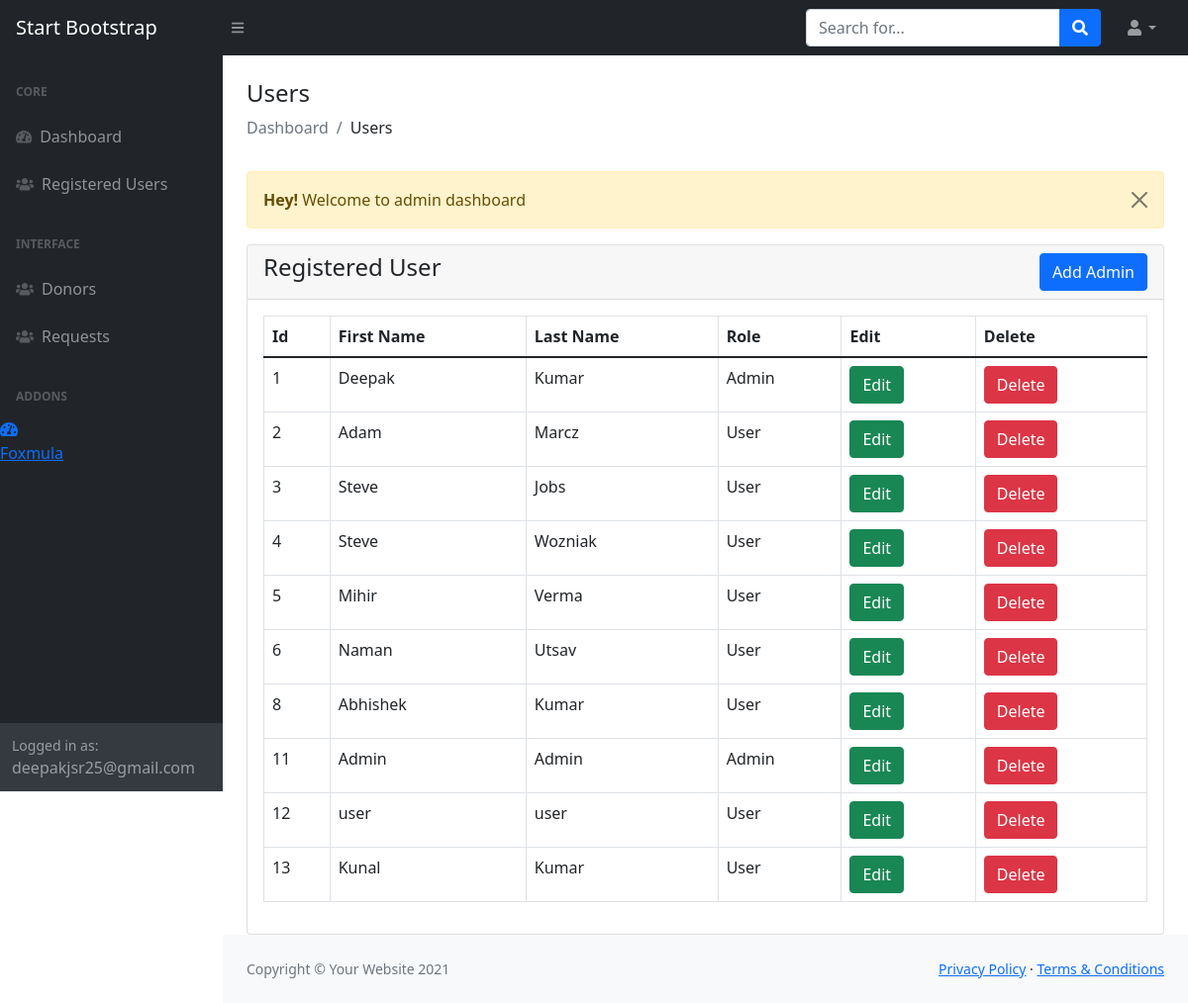
Screenshot of /admin/view-register.php (signed in) with the database file from the repository.
### tables this page shows
CREATE TABLE `users` (
  `id` int(11) NOT NULL,
  `fname` varchar(12) NOT NULL,
  `lname` varchar(12) NOT NULL,
  `username` varchar(50) NOT NULL,
  `password` varchar(50) NOT NULL,
  `created_at` datetime NOT NULL DEFAULT current_timestamp() ON UPDATE current_timestamp(),
  `role_as` tinyint(4) NOT NULL DEFAULT 0,
  `status` tinyint(1) NOT NULL DEFAULT 0
);

### admin/view-register.php (the view)
<?php
include('authentication.php');
include('includes/header.php');
?>
<div class="container-fluid px-4">
    <h4 class="mt-4">Users</h4>
    <ol class="breadcrumb mb-4">
        <li class="breadcrumb-item active">Dashboard</li>
        <li class="breadcrumb-item">Users</li>
    </ol>
    <div class="row">
        <div class="col-md-12">
            <?php include('message.php') ?>
            <div class="card">
                <div class="card-header">
                    <h4>Registered User
                        <a href="add-register.php" class="btn btn-primary float-end">Add Admin</a>
                    </h4>
                </div>
                <div class="card-body">
                    <table class="table table-bordered">
                        <thead>
                            <tr>
                                <th>Id</th>
                                <th>First Name</th>
                                <th>Last Name</th>
                                <th>Role</th>
                                <th>Edit</th>
                                <th>Delete</th>
                            </tr>
                        </thead>
                        <tbody>
                            <?php
                            $query = "SELECT * FROM users";
                            $query_run = mysqli_query($conn, $query);
                            if (mysqli_num_rows($query_run) > 0) {
                                foreach ($query_run as $row) {
                            ?>
                                    <tr>
                                        <td><?= $row['id']; ?></td>
                                        <td><?= $row['fname']; ?></td>
                                        <td><?= $row['lname']; ?></td>
                                        <td>
                                            <?php
                                            if ($row['role_as'] == '1') {
                                                echo 'Admin';
                                            } elseif ($row['role_as'] == '0') {
                                                echo 'User';
                                            }
                                            ?>
                                        </td>
                                        <td><a href="edit-register.php?id=<?= $row['id']; ?>" class="btn btn-success">Edit</a></td>
                                        <td>
                                            <form action="update-user.php" method="post">
                                                <button type="submit" name="delete_user" value="<?= $row['id']; ?>" class="btn btn-danger">Delete</button>
                                            </form>
                                        </td>
                                    </tr>
                                <?php
                                }
                            } else {
                                ?>
                                <td colspan="6">No Record Found</td>
                            <?php
                            }
                            ?>
                        </tbody>
                    </table>
                </div>
            </div>
        </div>
    </div>
    <?php
    include('includes/footer.php');
    include('includes/scripts.php');
    ?>

### admin/includes/header.php (shortened to what this page needs)
<!DOCTYPE html>
<html lang="en">
<head>
    <link href="https://cdn.jsdelivr.net/npm/simple-datatables@latest/dist/style.css" rel="stylesheet" />
    <link href="css/styles.css" rel="stylesheet" />
</head>
<body class="sb-nav-fixed">
    <?php include('includes/navbar-top.php'); ?>
    <div id="layoutSidenav">
        <?php include('includes/sidebar.php'); ?>
        <div id="layoutSidenav_content">
                <main>

### admin/includes/navbar-top.php (shortened to what this page needs)
<nav class="sb-topnav navbar navbar-expand navbar-dark bg-dark">
    <a class="navbar-brand ps-3" href="index.html">Start Bootstrap</a>
    <button class="btn btn-link btn-sm order-1 order-lg-0 me-4 me-lg-0" id="sidebarToggle" href="#!"><i class="fas fa-bars"></i></button>
    <form class="d-none d-md-inline-block form-inline ms-auto me-0 me-md-3 my-2 my-md-0">
        <div class="input-group">
            <input class="form-control" type="text" placeholder="Search for..." aria-label="Search for..." aria-describedby="btnNavbarSearch" />
            <button class="btn btn-primary" id="btnNavbarSearch" type="button"><i class="fas fa-search"></i></button>
        </div>
    </form>
    <ul class="navbar-nav ms-auto ms-md-0 me-3 me-lg-4">
        <li class="nav-item dropdown">
            <a class="nav-link dropdown-toggle" id="navbarDropdown" href="#" role="button" data-bs-toggle="dropdown" aria-expanded="false"><i class="fas fa-user fa-fw"></i></a>
        </li>
    </ul>
</nav>

### admin/includes/sidebar.php (shortened to what this page needs)
<div id="layoutSidenav_nav">
    <nav class="sb-sidenav accordion sb-sidenav-dark" id="sidenavAccordion">
        <div class="sb-sidenav-menu">
            <div class="nav">
                <div class="sb-sidenav-menu-heading">Core</div>
                <a class="nav-link" href="index.php">
                    <div class="sb-nav-link-icon"><i class="fas fa-tachometer-alt"></i></div>
                    Dashboard
                </a>
                <a class="nav-link" href="view-register.php">
                    <div class="sb-nav-link-icon"><i class="fas fa-users"></i></div>
                    Registered Users
                </a>
                <div class="sb-sidenav-menu-heading">Interface</div>
                <a class="nav-link" href="view-donors.php">
                    <div class="sb-nav-link-icon"><i class="fas fa-users"></i></div>
                    Donors
                </a>
                <a class="nav-link" href="view-requests.php">
                    <div class="sb-nav-link-icon"><i class="fas fa-users"></i></div>
                    Requests
                </a>
                <div class="sb-sidenav-menu-heading">Addons</div>
                <a class="addon" href="index.php">
                    <div class="addon-icon"><i class="fas fa-tachometer-alt"></i></div>
                    Foxmula
                </a>
            </div>
        </div>
        <div class="sb-sidenav-footer">
            <div class="small">Logged in as:</div>
            <?= $_SESSION['auth_user']['user_name']; ?>
        </div>
    </nav>
</div>

### admin/message.php (shortened to what this page needs)
<?php
if (isset($_SESSION['message'])) {
?>
    <div class="alert alert-warning alert-dismissible fade show" role="alert">
        <strong>Hey! </strong> <?= $_SESSION['message'];   ?>
        <button type="button" class="btn-close" data-bs-dismiss="alert" aria-label="Close"></button>
    </div>
<?php
}
?>

### admin/includes/footer.php
</main>
<footer class="py-4 bg-light mt-auto">
    <div class="container-fluid px-4">
        <div class="d-flex align-items-center justify-content-between small">
            <div class="text-muted">Copyright &copy; Your Website 2021</div>
            <div>
                <a href="#">Privacy Policy</a>
                &middot;
                <a href="#">Terms &amp; Conditions</a>
            </div>
        </div>
    </div>
</footer>
</div>
</div>

### admin/includes/scripts.php (shortened to what this page needs)
</body>
</html>

### rows the page displays
users: id "1", fname "Deepak", lname "Kumar", role_as "Admin"
users: id "2", fname "Adam", lname "Marcz", role_as "User"
users: id "3", fname "Steve", lname "Jobs", role_as "User"
users: id "4", fname "Steve", lname "Wozniak", role_as "User"
users: id "5", fname "Mihir", lname "Verma", role_as "User"
users: id "6", fname "Naman", lname "Utsav", role_as "User"
users: id "8", fname "Abhishek", lname "Kumar", role_as "User"
users: id "11", fname "Admin", lname "Admin", role_as "Admin"
users: id "12", fname "user", lname "user", role_as "User"
users: id "13", fname "Kunal", lname "Kumar", role_as "User"

### other values shown
$_SESSION['auth_user']['user_name'] "deepakjsr25@gmail.com"
$_SESSION['message'] "Welcome to admin dashboard"
